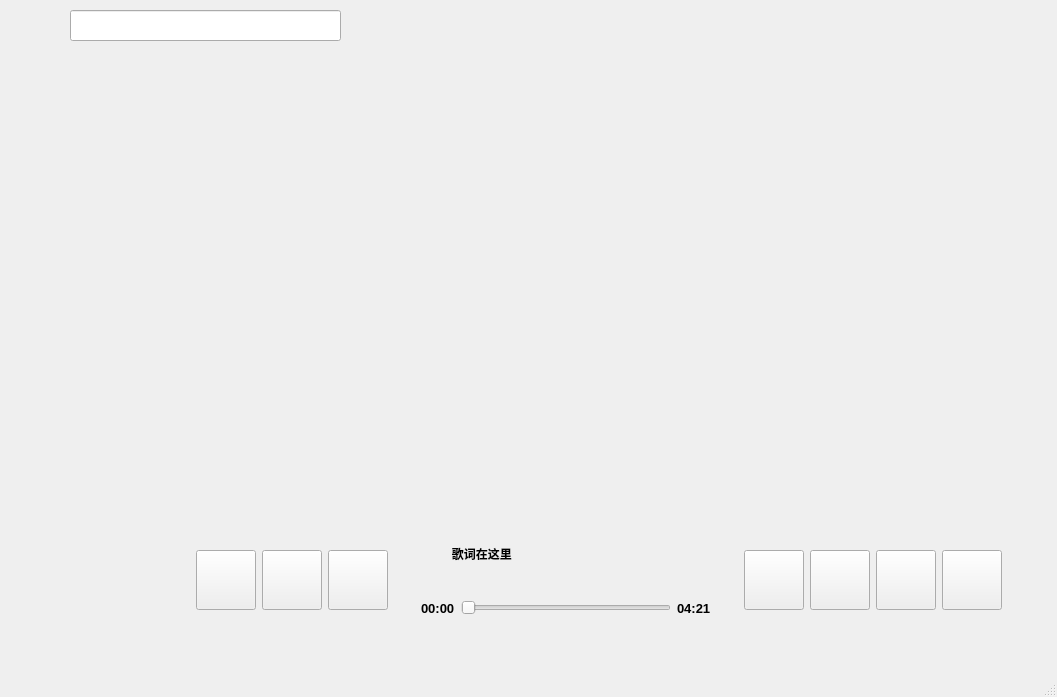
<?xml version="1.0" encoding="UTF-8"?>
<ui version="4.0">
 <class>musicMenu</class>
 <widget class="QMainWindow" name="musicMenu">
  <property name="geometry">
   <rect>
    <x>0</x>
    <y>0</y>
    <width>1057</width>
    <height>697</height>
   </rect>
  </property>
  <property name="windowTitle">
   <string>MainWindow</string>
  </property>
  <widget class="QWidget" name="centralwidget">
   <widget class="QWidget" name="widget_3" native="true">
    <property name="geometry">
     <rect>
      <x>70</x>
      <y>520</y>
      <width>941</width>
      <height>121</height>
     </rect>
    </property>
    <layout class="QHBoxLayout" name="horizontalLayout_4">
     <item>
      <widget class="QWidget" name="widget" native="true">
       <layout class="QHBoxLayout" name="horizontalLayout">
        <item>
         <widget class="QLabel" name="albumLabel">
          <property name="minimumSize">
           <size>
            <width>60</width>
            <height>60</height>
           </size>
          </property>
          <property name="maximumSize">
           <size>
            <width>60</width>
            <height>60</height>
           </size>
          </property>
          <property name="text">
           <string/>
          </property>
         </widget>
        </item>
        <item>
         <spacer name="horizontalSpacer">
          <property name="orientation">
           <enum>Qt::Horizontal</enum>
          </property>
          <property name="sizeHint" stdset="0">
           <size>
            <width>40</width>
            <height>20</height>
           </size>
          </property>
         </spacer>
        </item>
        <item>
         <widget class="QPushButton" name="prevBtn">
          <property name="minimumSize">
           <size>
            <width>60</width>
            <height>60</height>
           </size>
          </property>
          <property name="maximumSize">
           <size>
            <width>60</width>
            <height>60</height>
           </size>
          </property>
          <property name="text">
           <string/>
          </property>
         </widget>
        </item>
        <item>
         <widget class="QPushButton" name="playBtn">
          <property name="minimumSize">
           <size>
            <width>60</width>
            <height>60</height>
           </size>
          </property>
          <property name="maximumSize">
           <size>
            <width>60</width>
            <height>60</height>
           </size>
          </property>
          <property name="text">
           <string/>
          </property>
         </widget>
        </item>
        <item>
         <widget class="QPushButton" name="nextBtn">
          <property name="minimumSize">
           <size>
            <width>60</width>
            <height>60</height>
           </size>
          </property>
          <property name="maximumSize">
           <size>
            <width>60</width>
            <height>60</height>
           </size>
          </property>
          <property name="text">
           <string/>
          </property>
         </widget>
        </item>
       </layout>
      </widget>
     </item>
     <item>
      <widget class="QWidget" name="widget_5" native="true">
       <layout class="QVBoxLayout" name="verticalLayout">
        <item>
         <widget class="QLabel" name="lyricLabel">
          <property name="font">
           <font>
            <weight>75</weight>
            <bold>true</bold>
           </font>
          </property>
          <property name="text">
           <string>            歌词在这里</string>
          </property>
         </widget>
        </item>
        <item>
         <widget class="QWidget" name="widget_4" native="true">
          <layout class="QHBoxLayout" name="horizontalLayout_3">
           <item>
            <widget class="QLabel" name="currentTime">
             <property name="font">
              <font>
               <pointsize>10</pointsize>
               <weight>75</weight>
               <bold>true</bold>
              </font>
             </property>
             <property name="text">
              <string>00:00</string>
             </property>
            </widget>
           </item>
           <item>
            <widget class="QSlider" name="processBar">
             <property name="orientation">
              <enum>Qt::Horizontal</enum>
             </property>
            </widget>
           </item>
           <item>
            <widget class="QLabel" name="totalTime">
             <property name="font">
              <font>
               <pointsize>10</pointsize>
               <weight>75</weight>
               <bold>true</bold>
              </font>
             </property>
             <property name="text">
              <string>04:21</string>
             </property>
            </widget>
           </item>
          </layout>
         </widget>
        </item>
       </layout>
      </widget>
     </item>
     <item>
      <widget class="QWidget" name="widget_2" native="true">
       <layout class="QHBoxLayout" name="horizontalLayout_2">
        <item>
         <widget class="QPushButton" name="switchModeBtn">
          <property name="minimumSize">
           <size>
            <width>60</width>
            <height>60</height>
           </size>
          </property>
          <property name="maximumSize">
           <size>
            <width>60</width>
            <height>60</height>
           </size>
          </property>
          <property name="text">
           <string/>
          </property>
         </widget>
        </item>
        <item>
         <widget class="QPushButton" name="volumeBtn">
          <property name="minimumSize">
           <size>
            <width>60</width>
            <height>60</height>
           </size>
          </property>
          <property name="maximumSize">
           <size>
            <width>60</width>
            <height>60</height>
           </size>
          </property>
          <property name="text">
           <string/>
          </property>
         </widget>
        </item>
        <item>
         <widget class="QPushButton" name="lyricBtn">
          <property name="minimumSize">
           <size>
            <width>60</width>
            <height>60</height>
           </size>
          </property>
          <property name="maximumSize">
           <size>
            <width>60</width>
            <height>60</height>
           </size>
          </property>
          <property name="text">
           <string/>
          </property>
         </widget>
        </item>
        <item>
         <widget class="QPushButton" name="enjoyBtn">
          <property name="minimumSize">
           <size>
            <width>60</width>
            <height>60</height>
           </size>
          </property>
          <property name="maximumSize">
           <size>
            <width>60</width>
            <height>60</height>
           </size>
          </property>
          <property name="text">
           <string/>
          </property>
         </widget>
        </item>
       </layout>
      </widget>
     </item>
    </layout>
   </widget>
   <widget class="QLineEdit" name="searchMusic">
    <property name="geometry">
     <rect>
      <x>70</x>
      <y>10</y>
      <width>271</width>
      <height>31</height>
     </rect>
    </property>
    <property name="font">
     <font>
      <pointsize>10</pointsize>
      <weight>75</weight>
      <bold>true</bold>
     </font>
    </property>
    <property name="text">
     <string/>
    </property>
   </widget>
   <widget class="musicList" name="m_musicList" native="true">
    <property name="geometry">
     <rect>
      <x>280</x>
      <y>60</y>
      <width>661</width>
      <height>381</height>
     </rect>
    </property>
   </widget>
   <widget class="selectMenu" name="widget_6" native="true">
    <property name="geometry">
     <rect>
      <x>80</x>
      <y>70</y>
      <width>151</width>
      <height>400</height>
     </rect>
    </property>
    <property name="minimumSize">
     <size>
      <width>0</width>
      <height>400</height>
     </size>
    </property>
    <property name="maximumSize">
     <size>
      <width>153</width>
      <height>400</height>
     </size>
    </property>
   </widget>
  </widget>
  <widget class="QMenuBar" name="menubar">
   <property name="geometry">
    <rect>
     <x>0</x>
     <y>0</y>
     <width>1057</width>
     <height>26</height>
    </rect>
   </property>
  </widget>
  <widget class="QStatusBar" name="statusbar"/>
 </widget>
 <customwidgets>
  <customwidget>
   <class>selectMenu</class>
   <extends>QWidget</extends>
   <header location="global">selectmenu.h</header>
   <container>1</container>
  </customwidget>
  <customwidget>
   <class>musicList</class>
   <extends>QWidget</extends>
   <header location="global">musiclist.h</header>
   <container>1</container>
  </customwidget>
 </customwidgets>
 <resources/>
 <connections/>
</ui>
